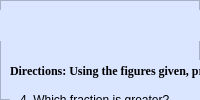
                <widget class="QWidget" name="matrices4to6">
                 <layout class="QVBoxLayout" name="verticalLayout_26">
                  <property name="spacing">
                   <number>0</number>
                  </property>
                  <property name="leftMargin">
                   <number>0</number>
                  </property>
                  <property name="topMargin">
                   <number>0</number>
                  </property>
                  <property name="rightMargin">
                   <number>0</number>
                  </property>
                  <property name="bottomMargin">
                   <number>0</number>
                  </property>
                  <item>
                   <widget class="QFrame" name="frame_77">
                    <property name="styleSheet">
                     <string notr="true">background-color: rgb(218, 229, 255);
</string>
                    </property>
                    <property name="frameShape">
                     <enum>QFrame::StyledPanel</enum>
                    </property>
                    <property name="frameShadow">
                     <enum>QFrame::Raised</enum>
                    </property>
                    <widget class="QPushButton" name="pushButton_23">
                     <property name="geometry">
                      <rect>
                       <x>590</x>
                       <y>410</y>
                       <width>81</width>
                       <height>21</height>
                      </rect>
                     </property>
                     <property name="font">
                      <font>
                       <pointsize>8</pointsize>
                       <weight>75</weight>
                       <bold>true</bold>
                       <kerning>true</kerning>
                      </font>
                     </property>
                     <property name="cursor">
                      <cursorShape>PointingHandCursor</cursorShape>
                     </property>
                     <property name="acceptDrops">
                      <bool>false</bool>
                     </property>
                     <property name="styleSheet">
                      <string notr="true">background-color: rgb(180, 203, 253);
border-radius: 10px;</string>
                     </property>
                     <property name="text">
                      <string>Next</string>
                     </property>
                     <property name="icon">
                      <iconset resource="icons.qrc">
                       <normaloff>:/icons/1CON/chevron-right.svg</normaloff>:/icons/1CON/chevron-right.svg</iconset>
                     </property>
                     <property name="iconSize">
                      <size>
                       <width>24</width>
                       <height>24</height>
                      </size>
                     </property>
                     <property name="autoDefault">
                      <bool>false</bool>
                     </property>
                    </widget>
                    <widget class="QLabel" name="label_84">
                     <property name="geometry">
                      <rect>
                       <x>10</x>
                       <y>60</y>
                       <width>421</width>
                       <height>21</height>
                      </rect>
                     </property>
                     <property name="font">
                      <font>
                       <family>Times New Roman</family>
                       <pointsize>9</pointsize>
                       <weight>75</weight>
                       <bold>true</bold>
                       <underline>false</underline>
                      </font>
                     </property>
                     <property name="mouseTracking">
                      <bool>false</bool>
                     </property>
                     <property name="text">
                      <string>Directions: Using the figures given, provide what is being asked.</string>
                     </property>
                    </widget>
                    <widget class="QFrame" name="frame_78">
                     <property name="geometry">
                      <rect>
                       <x>10</x>
                       <y>80</y>
                       <width>661</width>
                       <height>111</height>
                      </rect>
                     </property>
                     <property name="styleSheet">
                      <string notr="true">background-color: rgb(218, 229, 255);
border-radius: 10px;</string>
                     </property>
                     <property name="frameShape">
                      <enum>QFrame::StyledPanel</enum>
                     </property>
                     <property name="frameShadow">
                      <enum>QFrame::Raised</enum>
                     </property>
                     <widget class="QLineEdit" name="lineEdit_45">
                      <property name="geometry">
                       <rect>
                        <x>10</x>
                        <y>40</y>
                        <width>181</width>
                        <height>41</height>
                       </rect>
                      </property>
                      <property name="font">
                       <font>
                        <pointsize>10</pointsize>
                       </font>
                      </property>
                      <property name="toolTip">
                       <string/>
                      </property>
                      <property name="styleSheet">
                       <string notr="true">QLineEdit {
	border: 2px solid #FFFFFF;
}

QLineEdit:focus{
	border: 2px solid #000000
}</string>
                      </property>
                      <property name="frame">
                       <bool>true</bool>
                      </property>
                      <property name="cursorPosition">
                       <number>0</number>
                      </property>
                      <property name="alignment">
                       <set>Qt::AlignLeading|Qt::AlignLeft|Qt::AlignVCenter</set>
                      </property>
                      <property name="clearButtonEnabled">
                       <bool>true</bool>
                      </property>
                     </widget>
                     <widget class="QLabel" name="label_85">
                      <property name="geometry">
                       <rect>
                        <x>10</x>
                        <y>10</y>
                        <width>171</width>
                        <height>20</height>
                       </rect>
                      </property>
                      <property name="text">
                       <string>4. Which fraction is greater?</string>
                      </property>
                     </widget>
                     <widget class="QLabel" name="label_18">
                      <property name="geometry">
                       <rect>
                        <x>240</x>
                        <y>0</y>
                        <width>411</width>
                        <height>101</height>
                       </rect>
                      </property>
                      <property name="text">
                       <string/>
                      </property>
                      <property name="pixmap">
                       <pixmap resource="icons.qrc">:/image/fraction2.png</pixmap>
                      </property>
                      <property name="scaledContents">
                       <bool>true</bool>
                      </property>
                      <property name="alignment">
                       <set>Qt::AlignCenter</set>
                      </property>
                     </widget>
                    </widget>
                    <widget class="QFrame" name="frame_79">
                     <property name="geometry">
                      <rect>
                       <x>10</x>
                       <y>190</y>
                       <width>341</width>
                       <height>101</height>
                      </rect>
                     </property>
                     <property name="styleSheet">
                      <string notr="true">background-color: rgb(218, 229, 255);
border-radius: 10px;</string>
                     </property>
                     <property name="frameShape">
                      <enum>QFrame::StyledPanel</enum>
                     </property>
                     <property name="frameShadow">
                      <enum>QFrame::Raised</enum>
                     </property>
                     <widget class="QLineEdit" name="lineEdit_46">
                      <property name="geometry">
                       <rect>
                        <x>10</x>
                        <y>60</y>
                        <width>191</width>
                        <height>41</height>
                       </rect>
                      </property>
                      <property name="font">
                       <font>
                        <pointsize>10</pointsize>
                       </font>
                      </property>
                      <property name="toolTip">
                       <string/>
                      </property>
                      <property name="styleSheet">
                       <string notr="true">QLineEdit {
	border: 2px solid #FFFFFF;
}

QLineEdit:focus{
	border: 2px solid #000000
}</string>
                      </property>
                      <property name="frame">
                       <bool>true</bool>
                      </property>
                      <property name="cursorPosition">
                       <number>0</number>
                      </property>
                      <property name="alignment">
                       <set>Qt::AlignLeading|Qt::AlignLeft|Qt::AlignVCenter</set>
                      </property>
                      <property name="clearButtonEnabled">
                       <bool>true</bool>
                      </property>
                     </widget>
                     <widget class="QLabel" name="label_87">
                      <property name="geometry">
                       <rect>
                        <x>10</x>
                        <y>10</y>
                        <width>321</width>
                        <height>41</height>
                       </rect>
                      </property>
                      <property name="text">
                       <string>5.If the ratio of hearts to all shapes is 3/20. What is the 
ratio of squares to all shapes?</string>
                      </property>
                     </widget>
                    </widget>
                    <widget class="QFrame" name="frame_80">
                     <property name="geometry">
                      <rect>
                       <x>10</x>
                       <y>310</y>
                       <width>341</width>
                       <height>91</height>
                      </rect>
                     </property>
                     <property name="styleSheet">
                      <string notr="true">background-color: rgb(218, 229, 255);
border-radius: 10px;</string>
                     </property>
                     <property name="frameShape">
                      <enum>QFrame::StyledPanel</enum>
                     </property>
                     <property name="frameShadow">
                      <enum>QFrame::Raised</enum>
                     </property>
                     <widget class="QLineEdit" name="lineEdit_47">
                      <property name="geometry">
                       <rect>
                        <x>10</x>
                        <y>40</y>
                        <width>191</width>
                        <height>41</height>
                       </rect>
                      </property>
                      <property name="font">
                       <font>
                        <pointsize>10</pointsize>
                       </font>
                      </property>
                      <property name="toolTip">
                       <string/>
                      </property>
                      <property name="styleSheet">
                       <string notr="true">QLineEdit {
	border: 2px solid #FFFFFF;
}

QLineEdit:focus{
	border: 2px solid #000000
}</string>
                      </property>
                      <property name="frame">
                       <bool>true</bool>
                      </property>
                      <property name="cursorPosition">
                       <number>0</number>
                      </property>
                      <property name="alignment">
                       <set>Qt::AlignLeading|Qt::AlignLeft|Qt::AlignVCenter</set>
                      </property>
                      <property name="clearButtonEnabled">
                       <bool>true</bool>
                      </property>
                     </widget>
                     <widget class="QLabel" name="label_88">
                      <property name="geometry">
                       <rect>
                        <x>10</x>
                        <y>10</y>
                        <width>241</width>
                        <height>21</height>
                       </rect>
                      </property>
                      <property name="text">
                       <string>6.What is the ratio of diamonds to circles?</string>
                      </property>
                     </widget>
                    </widget>
                    <widget class="QLabel" name="label_89">
                     <property name="geometry">
                      <rect>
                       <x>0</x>
                       <y>10</y>
                       <width>681</width>
                       <height>31</height>
                      </rect>
                     </property>
                     <property name="font">
                      <font>
                       <family>Times New Roman</family>
                       <pointsize>14</pointsize>
                       <weight>75</weight>
                       <bold>true</bold>
                       <underline>false</underline>
                      </font>
                     </property>
                     <property name="mouseTracking">
                      <bool>false</bool>
                     </property>
                     <property name="text">
                      <string>Number Matrices/Figures Subtest</string>
                     </property>
                     <property name="alignment">
                      <set>Qt::AlignCenter</set>
                     </property>
                    </widget>
                    <widget class="QPushButton" name="pushButton_24">
                     <property name="geometry">
                      <rect>
                       <x>10</x>
                       <y>410</y>
                       <width>81</width>
                       <height>21</height>
                      </rect>
                     </property>
                     <property name="font">
                      <font>
                       <pointsize>8</pointsize>
                       <weight>75</weight>
                       <bold>true</bold>
                       <kerning>true</kerning>
                      </font>
                     </property>
                     <property name="cursor">
                      <cursorShape>PointingHandCursor</cursorShape>
                     </property>
                     <property name="acceptDrops">
                      <bool>false</bool>
                     </property>
                     <property name="styleSheet">
                      <string notr="true">background-color: rgb(180, 203, 253);
border-radius: 10px;</string>
                     </property>
                     <property name="text">
                      <string>Next</string>
                     </property>
                     <property name="icon">
                      <iconset resource="icons.qrc">
                       <normaloff>:/icons/1CON/chevron-left.svg</normaloff>:/icons/1CON/chevron-left.svg</iconset>
                     </property>
                     <property name="iconSize">
                      <size>
                       <width>24</width>
                       <height>24</height>
                      </size>
                     </property>
                     <property name="autoDefault">
                      <bool>false</bool>
                     </property>
                    </widget>
                    <widget class="QLabel" name="label_96">
                     <property name="geometry">
                      <rect>
                       <x>350</x>
                       <y>195</y>
                       <width>311</width>
                       <height>201</height>
                      </rect>
                     </property>
                     <property name="text">
                      <string/>
                     </property>
                     <property name="pixmap">
                      <pixmap resource="icons.qrc">:/image/fraction3.png</pixmap>
                     </property>
                     <property name="scaledContents">
                      <bool>true</bool>
                     </property>
                    </widget>
                   </widget>
                  </item>
                 </layout>
                </widget>
